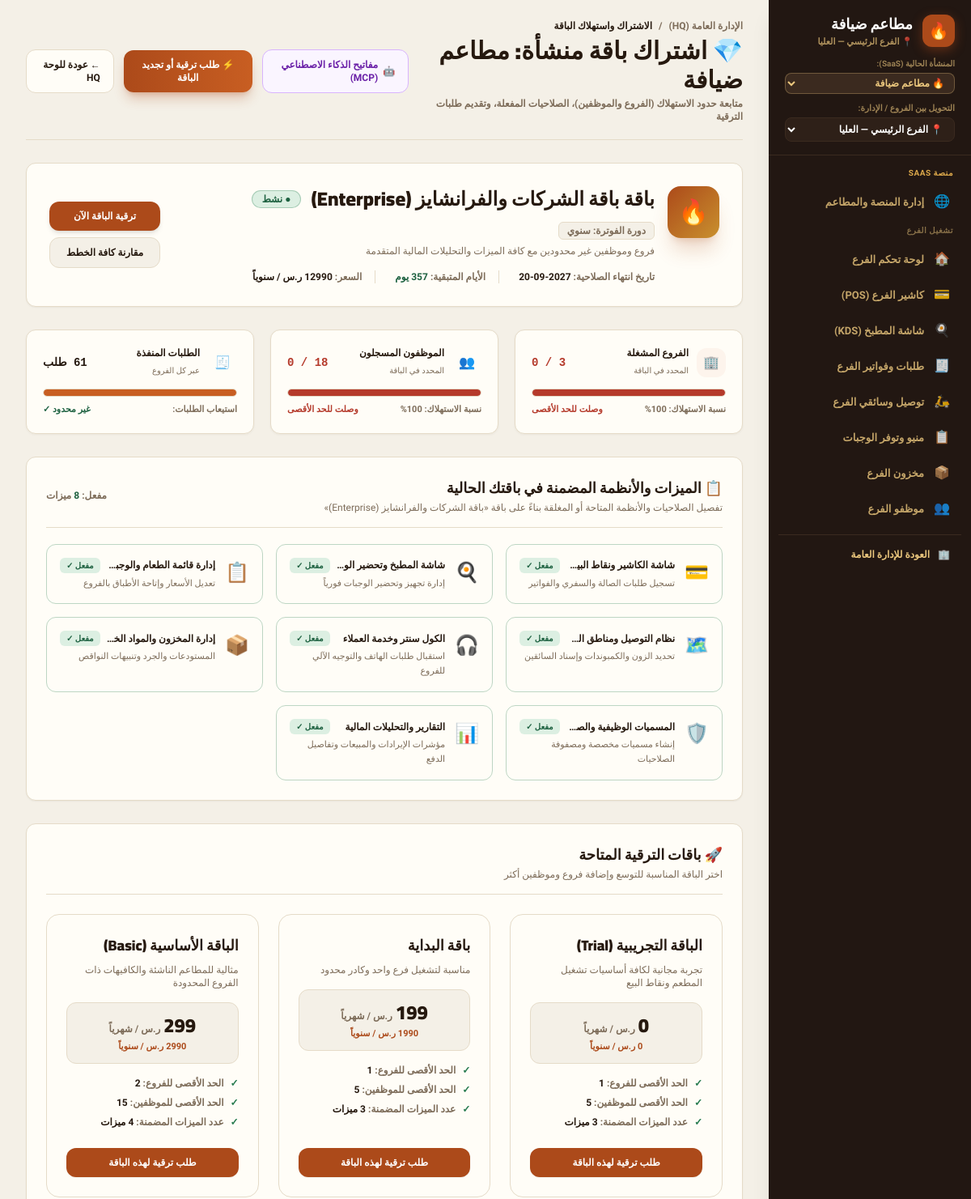
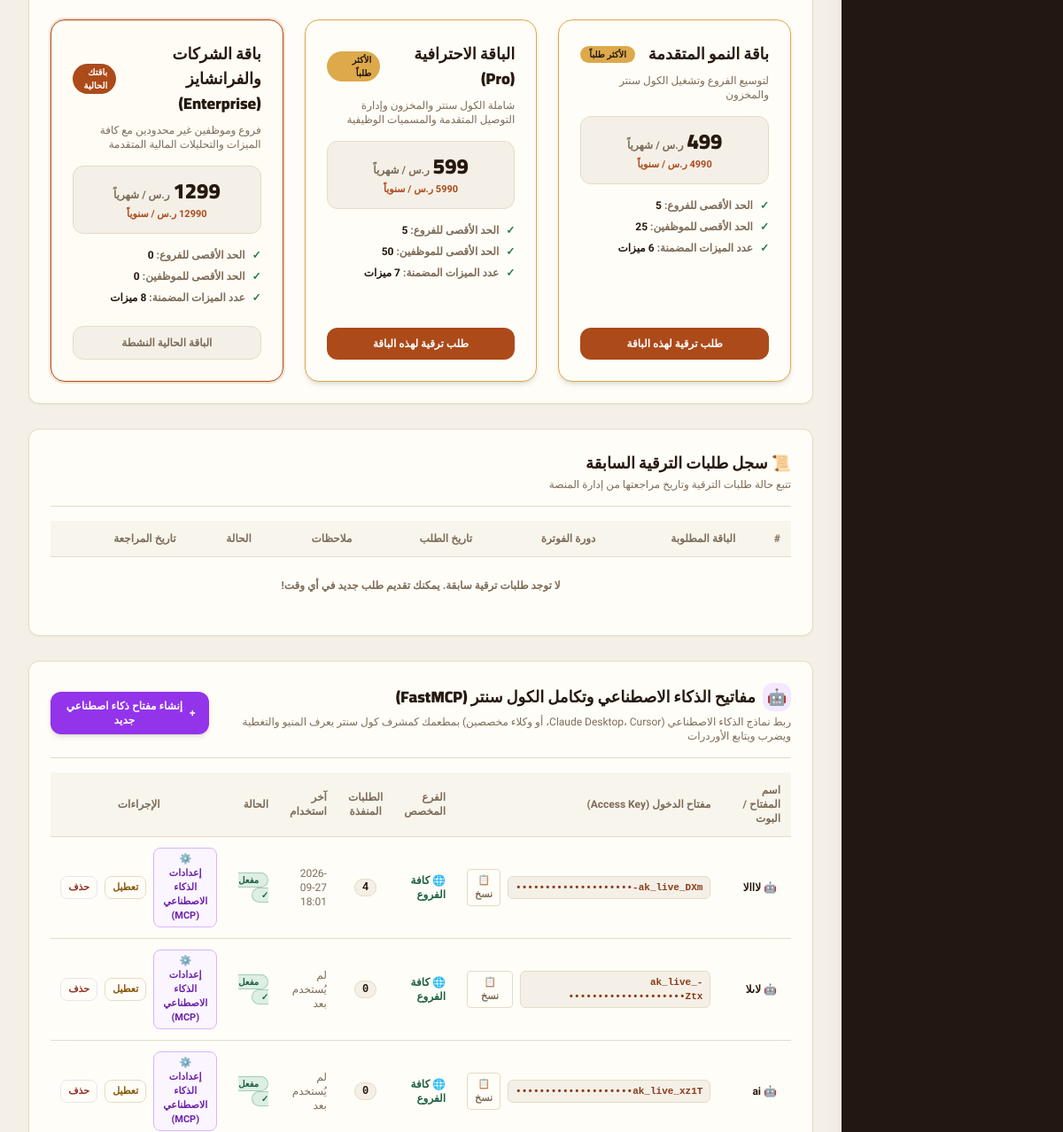
Before: /subscription/ (signed in, upper part) with the older database file (2 pictures, top to bottom).
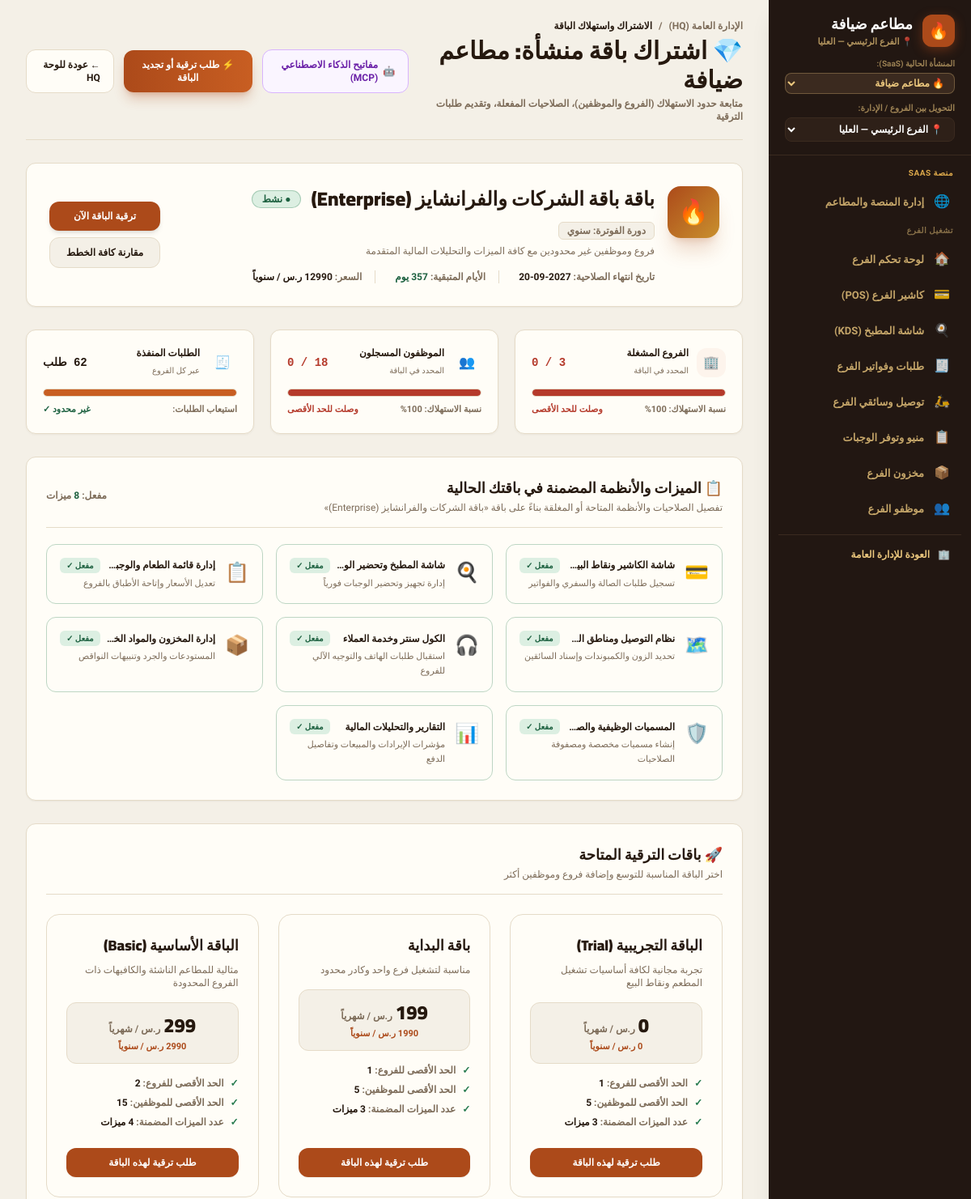
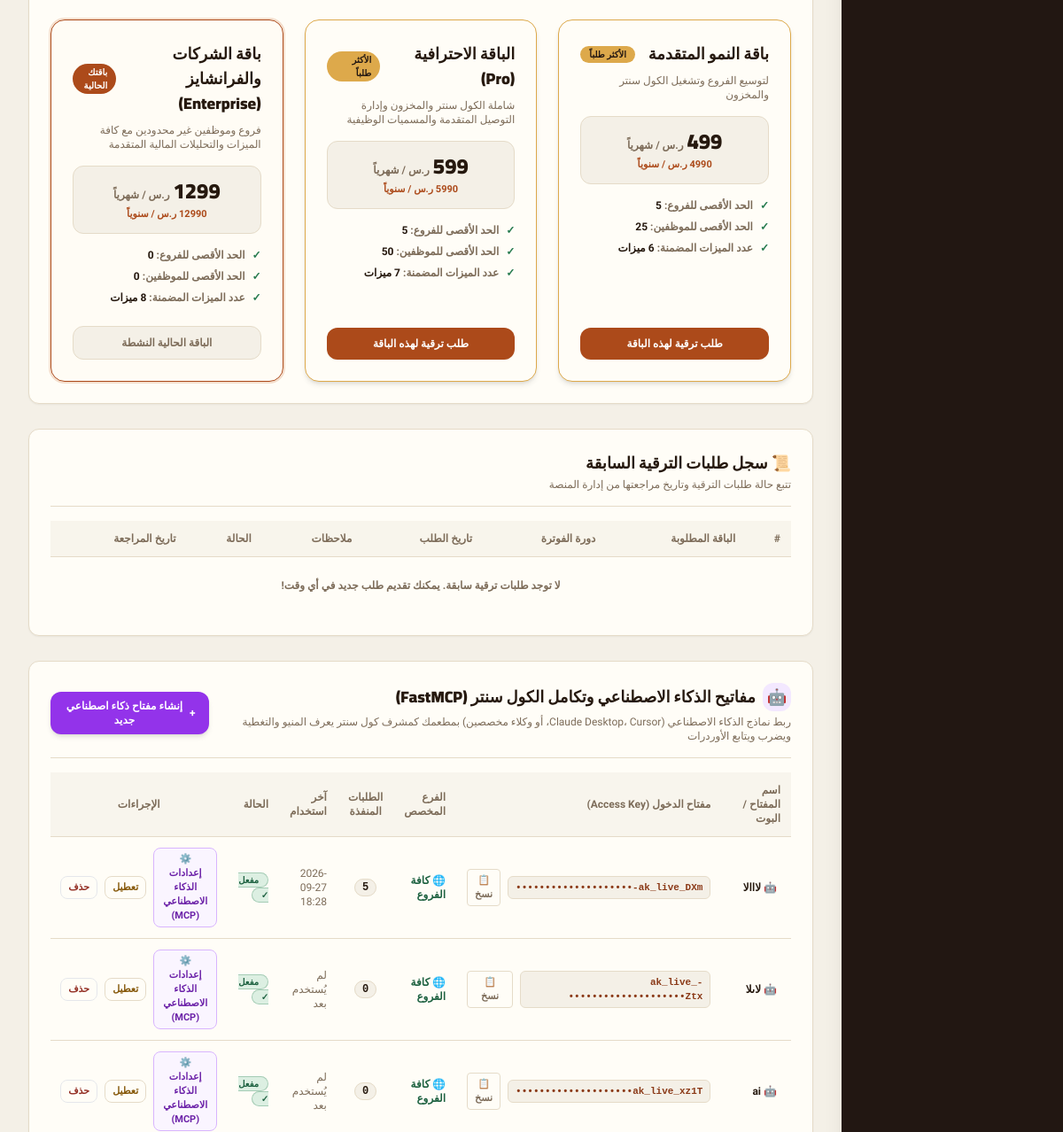
After: the same page with the newer database file (2 pictures, top to bottom).
### core/models.py (models this page shows, shortened)
class TenantApiKey(models.Model):
    tenant = models.ForeignKey(
        Tenant,
        on_delete=models.CASCADE,
        related_name="api_keys",
        verbose_name="المنشأة / المطعم",
    )
    name = models.CharField(
        max_length=120,
        default="مفتاح كول سنتر الذكاء الاصطناعي",
        verbose_name="اسم المفتاح / البوت",
    )
    key = models.CharField(
        max_length=80,
        unique=True,
        db_index=True,
        default=generate_api_key,
        verbose_name="مفتاح الدخول (Access Key)",
    )
    assigned_branch = models.ForeignKey(
        Branch,
        on_delete=models.SET_NULL,
        null=True,
        blank=True,
        related_name="api_keys",
        verbose_name="الفرع المخصص (اختياري)",
        help_text="اتركه فارغاً للسماح للبوت بخدمة كافة فروع المنشأة",
    )
    is_active = models.BooleanField(default=True, verbose_name="مفعل")
    created_at = models.DateTimeField(auto_now_add=True, verbose_name="تاريخ الإنشاء")
    last_used_at = models.DateTimeField(null=True, blank=True, verbose_name="آخر استخدام")
    total_orders_placed = models.PositiveIntegerField(default=0, verbose_name="الطلبات المنفذة عبره")
    class Meta:
        verbose_name = "مفتاح ذكاء اصطناعي (API Key)"
        verbose_name_plural = "مفاتيح الذكاء الاصطناعي (AI Access Keys)"
        ordering = ["-created_at"]

### core/views.py (the view)
# urls.py: path("subscription/", views.owner_subscription_view, name="owner_subscription"),
@login_required
def owner_subscription_view(request):
    profile = getattr(request.user, "profile", None)
    is_owner = request.user.is_superuser or (profile and (profile.role in ["owner", "platform_admin"] or profile.is_platform_admin))
    if not is_owner:
        return HttpResponseForbidden("صفحة إدارة الاشتراك مخصصة لمالك المنشأة فقط")
    tenant = get_active_tenant(request)
    if not tenant:
        return HttpResponseBadRequest("لم يتم العثور على منشأة نشطة مرتبطة بحسابك")
    branches_count = Branch.objects.filter(tenant=tenant).count()
    employees_count = Employee.objects.filter(tenant=tenant).count()
    orders_count = Order.objects.filter(tenant=tenant).count()
    plan = tenant.subscription_plan
    max_branches = plan.max_branches if plan else 1
    max_employees = plan.max_employees if plan else 5
    branches_pct = min(100, int((branches_count / max_branches) * 100)) if max_branches > 0 else 100
    employees_pct = min(100, int((employees_count / max_employees) * 100)) if max_employees > 0 else 100
    available_plans = SubscriptionPlan.objects.filter(is_active=True).order_by("ordering", "price_monthly")
    upgrade_requests = UpgradeRequest.objects.filter(tenant=tenant).select_related("requested_plan", "requested_by").order_by("-created_at")
    feature_icons = {
        "pos": "💳",
        "kds": "🍳",
        "menu_management": "📋",
        "delivery_management": "🗺️",
        "call_center": "🎧",
        "inventory": "📦",
        "custom_roles": "🛡️",
        "financial_analytics": "📊",
    }
    current_features = plan.features if plan and plan.features else []
    features_with_status = []
    for feat in SAAS_FEATURES_CATALOG:
        f_key = feat.get("key") or feat.get("code")
        f_label = feat.get("label") or feat.get("name")
        f_desc = feat.get("desc", "")
        f_icon = feature_icons.get(f_key, "✨")
        is_active_feat = (f_key in current_features) or (request.user.is_superuser)
        features_with_status.append({
            "key": f_key,
            "code": f_key,
            "name": f_label,
            "label": f_label,
            "desc": f_desc,
            "icon": f_icon,
            "is_enabled": is_active_feat,
        })
    has_pending_request = upgrade_requests.filter(status="pending").exists()
    api_keys = TenantApiKey.objects.filter(tenant=tenant).select_related("assigned_branch").order_by("-created_at")
    branches = Branch.objects.filter(tenant=tenant, status="active")
    context = {
        "tenant": tenant,
        "plan": plan,
        "branches_count": branches_count,
        "employees_count": employees_count,
        "orders_count": orders_count,
        "max_branches": max_branches,
        "max_employees": max_employees,
        "branches_pct": branches_pct,
        "employees_pct": employees_pct,
        "days_left": tenant.days_until_expiry(),
        "is_expired": tenant.is_subscription_expired(),
        "features_with_status": features_with_status,
        "available_plans": available_plans,
        "upgrade_requests": upgrade_requests,
        "has_pending_request": has_pending_request,
        "api_keys": api_keys,
        "branches": branches,
        "manage_py_path": str(settings.BASE_DIR / "manage.py"),
        "python_path": sys.executable,
    }
    return render(request, "owner_subscription.html", context)

### core/models.py (called while the page is built)
    def is_subscription_active(self):
        if not self.is_active:
            return False
        if self.subscription_status in ["active", "trial"]:
            if self.subscription_end and self.subscription_end < timezone.now():
                return False
            return True
        return False

    def is_subscription_expired(self):
        return not self.is_subscription_active()

    def days_until_expiry(self):
        if not self.subscription_end:
            return 999
        diff = (self.subscription_end - timezone.now()).total_seconds()
        return max(0, int(diff // 86400))

### core/views.py (called while the page is built, shortened)
def get_active_tenant(request):
    if hasattr(request, "tenant") and request.tenant:
        return request.tenant

### templates/owner_subscription.html (shortened to what the changed rows need)
{% extends "base.html" %}
{% block content %}
<div class="space-y-7 pb-12" dir="rtl">
    <div class="flex flex-col sm:flex-row sm:items-center sm:justify-between gap-4 border-b border-line pb-5">
        <div>
            <h1 class="font-display text-2xl sm:text-3xl font-black text-ink flex items-center gap-3">
                <span>💎 اشتراك باقة منشأة: {{ tenant.name }}</span>
            </h1>
        </div>
    </div>
    <div class="card p-6 sm:p-7 relative overflow-hidden shadow-sm border-line">
        <div class="flex flex-col lg:flex-row lg:items-center lg:justify-between gap-6">
            <div class="flex items-start gap-4">
                <div>
                    <div class="flex items-center gap-3 flex-wrap">
                        <h2 class="font-display text-2xl font-black text-ink">
                            باقة {{ plan.name|default:"الخطة الأساسية" }}
                        </h2>
                    </div>
                </div>
            </div>
        </div>
    </div>
    <div class="grid grid-cols-1 md:grid-cols-3 gap-5">
        <div class="card p-5 border-line shadow-xs">
            <div class="flex items-center justify-between mb-3">
                <div class="flex items-center gap-2.5">
                    <span class="flex h-9 w-9 items-center justify-center rounded-xl bg-good-50 text-good-600 font-bold text-base">🧾</span>
                    <div>
                    </div>
                </div>
                <span class="font-mono text-sm font-black text-ink">
                    {{ orders_count }} طلب
                </span>
            </div>
        </div>
    </div>
    <div class="card p-6 border-line shadow-sm">
        <div class="overflow-x-auto">
            <table class="w-full text-right text-xs">
                <thead>
                    <tr class="border-b border-line bg-paper/60 text-soft">
                        <th class="p-3">#</th>
                        <th class="p-3">الباقة المطلوبة</th>
                        <th class="p-3">دورة الفوترة</th>
                        <th class="p-3">تاريخ الطلب</th>
                        <th class="p-3">ملاحظات</th>
                        <th class="p-3">الحالة</th>
                        <th class="p-3">تاريخ المراجعة</th>
                    </tr>
                </thead>
            </table>
        </div>
    </div>
    <div id="ai-fastmcp-section" class="card p-6 border-line shadow-sm scroll-mt-6">
        <div class="overflow-x-auto">
            <table class="w-full text-right text-xs">
                <thead>
                    <tr class="border-b border-line bg-paper/60 text-soft font-bold">
                        <th class="p-3">اسم المفتاح / البوت</th>
                        <th class="p-3">مفتاح الدخول (Access Key)</th>
                        <th class="p-3">الفرع المخصص</th>
                        <th class="p-3 text-center">الطلبات المنفذة</th>
                        <th class="p-3">آخر استخدام</th>
                        <th class="p-3">الحالة</th>
                        <th class="p-3 text-center">الإجراءات</th>
                    </tr>
                </thead>
                <tbody class="divide-y divide-line">
                    {% for k in api_keys %}
                    <tr class="hover:bg-paper/30 transition">
                        <td class="p-3 font-bold text-ink">
                            <span class="mr-1">🤖</span> {{ k.name }}
                        </td>
                        <td class="p-3">
                            <div class="flex items-center gap-2">
                                <code class="font-mono bg-paper border border-line px-2 py-1 rounded-md text-[11px] font-bold text-brand-700 select-all" id="key-text-{{ k.id }}">
                                    {{ k.key|slice:":12" }}••••••••••••••••••••
                                </code>
                                <button
                                    type="button"
                                    onclick="copyToClipboard('{{ k.key }}', 'تم نسخ مفتاح الدخول بالكامل!')"
                                    class="px-2 py-1 rounded bg-card border border-line text-soft hover:text-ink text-[11px] font-bold"
                                    title="نسخ المفتاح بالكامل"
                                >
                                    📋 نسخ
                                </button>
                            </div>
                        </td>
                        <td class="p-3 text-soft font-medium">
                            {% if k.assigned_branch %}
                            🏢 {{ k.assigned_branch.name }}
                            {% else %}
                            <span class="text-good-700 font-bold">🌐 كافة الفروع</span>
                            {% endif %}
                        </td>
                        <td class="p-3 text-center font-mono font-bold text-ink">
                            <span class="px-2 py-0.5 rounded-full bg-paper border border-line text-xs font-black">{{ k.total_orders_placed }}</span>
                        </td>
                        <td class="p-3 text-soft font-medium">
                            {% if k.last_used_at %}{{ k.last_used_at|date:"Y-m-d H:i" }}{% else %}لم يُستخدم بعد{% endif %}
                        </td>
                        <td class="p-3">
                            {% if k.is_active %}
                            <span class="px-2.5 py-0.5 rounded-full bg-good-100 text-good-700 text-[10px] font-black border border-good-600/30">مفعل ✓</span>
                            {% else %}
                            <span class="px-2.5 py-0.5 rounded-full bg-bad-100 text-bad-700 text-[10px] font-black border border-bad-600/30">معطل ✕</span>
                            {% endif %}
                        </td>
                        <td class="p-3 text-center">
                            <div class="flex items-center justify-center gap-2">
                                <button
                                    type="button"
                                    onclick="showMcpConfigModal('{{ k.key }}', '{{ k.name }}')"
                                    class="px-2.5 py-1 rounded-lg bg-purple-50 hover:bg-purple-100 dark:bg-purple-950/40 border border-purple-300 dark:border-purple-800 text-purple-800 dark:text-purple-300 text-[11px] font-bold shadow-2xs transition flex items-center gap-1"
                                    title="عرض إعدادات وكود ربط الذكاء الاصطناعي (MCP)"
                                >
                                    ⚙️ إعدادات الذكاء الاصطناعي (MCP)
                                </button>
                                <button
                                    type="button"
                                    onclick="toggleApiKey({{ k.id }}, {{ k.is_active|yesno:'true,false' }})"
                                    class="px-2 py-1 rounded-lg {% if k.is_active %}text-warn-700 hover:bg-warn-50{% else %}text-good-700 hover:bg-good-50{% endif %} border border-line text-[11px] font-bold transition"
                                >
                                    {% if k.is_active %}تعطيل{% else %}تفعيل{% endif %}
                                </button>
                                <button
                                    type="button"
                                    onclick="deleteApiKey({{ k.id }}, '{{ k.name }}')"
                                    class="px-2 py-1 rounded-lg text-bad-700 hover:bg-bad-50 border border-bad-200 text-[11px] font-bold transition"
                                    title="حذف المفتاح"
                                >
                                    حذف
                                </button>
                            </div>
                        </td>
                    </tr>
                    {% empty %}
                    <tr>
                        <td colspan="7" class="p-6 text-center text-soft font-bold">
                            لم تقم بإنشاء أي مفاتيح ذكاء اصطناعي بعد. انقر على «إنشاء مفتاح ذكاء اصطناعي جديد» لربط بوت الكول سنتر فوراً!
                        </td>
                    </tr>
                    {% endfor %}
                </tbody>
            </table>
        </div>
    </div>
</div>
{% endblock %}

Changed rows visible on the page:
changed TenantApiKey "لااالا": total_orders_placed "4" → "5"; last_used_at "2026-09-27 18:01" → "2026-09-27 18:28"
Other visible differences:
{{ orders_count }}: "61" → "62"
